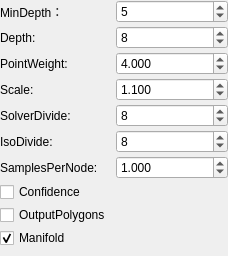
             <widget class="QWidget" name="scrollAreaWidgetContents_2">
              <property name="geometry">
               <rect>
                <x>0</x>
                <y>0</y>
                <width>228</width>
                <height>256</height>
               </rect>
              </property>
              <layout class="QVBoxLayout" name="verticalLayout_3">
               <property name="spacing">
                <number>3</number>
               </property>
               <property name="leftMargin">
                <number>0</number>
               </property>
               <property name="topMargin">
                <number>0</number>
               </property>
               <property name="rightMargin">
                <number>0</number>
               </property>
               <property name="bottomMargin">
                <number>0</number>
               </property>
               <item>
                <layout class="QHBoxLayout" name="horizontalLayout_12">
                 <item>
                  <widget class="QLabel" name="label_11">
                   <property name="text">
                    <string>MinDepth：</string>
                   </property>
                  </widget>
                 </item>
                 <item>
                  <widget class="QSpinBox" name="spin_min_depth">
                   <property name="sizePolicy">
                    <sizepolicy hsizetype="Ignored" vsizetype="Fixed">
                     <horstretch>0</horstretch>
                     <verstretch>0</verstretch>
                    </sizepolicy>
                   </property>
                   <property name="maximumSize">
                    <size>
                     <width>16777215</width>
                     <height>24</height>
                    </size>
                   </property>
                   <property name="toolTip">
                    <string>Set the minimum depth of the tree that will be used for surface reconstruction</string>
                   </property>
                   <property name="prefix">
                    <string/>
                   </property>
                   <property name="maximum">
                    <number>99999</number>
                   </property>
                   <property name="value">
                    <number>5</number>
                   </property>
                  </widget>
                 </item>
                </layout>
               </item>
               <item>
                <layout class="QHBoxLayout" name="horizontalLayout_13">
                 <item>
                  <widget class="QLabel" name="label_12">
                   <property name="text">
                    <string>Depth: </string>
                   </property>
                  </widget>
                 </item>
                 <item>
                  <widget class="QSpinBox" name="spin_depth">
                   <property name="sizePolicy">
                    <sizepolicy hsizetype="Ignored" vsizetype="Fixed">
                     <horstretch>0</horstretch>
                     <verstretch>0</verstretch>
                    </sizepolicy>
                   </property>
                   <property name="maximumSize">
                    <size>
                     <width>16777215</width>
                     <height>24</height>
                    </size>
                   </property>
                   <property name="toolTip">
                    <string>Set the maximum depth of the tree that will be used for surface reconstruction</string>
                   </property>
                   <property name="prefix">
                    <string/>
                   </property>
                   <property name="maximum">
                    <number>99999</number>
                   </property>
                   <property name="value">
                    <number>8</number>
                   </property>
                  </widget>
                 </item>
                </layout>
               </item>
               <item>
                <layout class="QHBoxLayout" name="horizontalLayout_14">
                 <item>
                  <widget class="QLabel" name="label_13">
                   <property name="text">
                    <string>PointWeight: </string>
                   </property>
                  </widget>
                 </item>
                 <item>
                  <widget class="QDoubleSpinBox" name="dspin_point_weight">
                   <property name="sizePolicy">
                    <sizepolicy hsizetype="Ignored" vsizetype="Fixed">
                     <horstretch>0</horstretch>
                     <verstretch>0</verstretch>
                    </sizepolicy>
                   </property>
                   <property name="maximumSize">
                    <size>
                     <width>16777215</width>
                     <height>24</height>
                    </size>
                   </property>
                   <property name="prefix">
                    <string/>
                   </property>
                   <property name="decimals">
                    <number>3</number>
                   </property>
                   <property name="maximum">
                    <double>99999.000000000000000</double>
                   </property>
                   <property name="value">
                    <double>4.000000000000000</double>
                   </property>
                  </widget>
                 </item>
                </layout>
               </item>
               <item>
                <layout class="QHBoxLayout" name="horizontalLayout_15">
                 <item>
                  <widget class="QLabel" name="label_14">
                   <property name="text">
                    <string>Scale: </string>
                   </property>
                  </widget>
                 </item>
                 <item>
                  <widget class="QDoubleSpinBox" name="dspin_scale">
                   <property name="sizePolicy">
                    <sizepolicy hsizetype="Ignored" vsizetype="Fixed">
                     <horstretch>0</horstretch>
                     <verstretch>0</verstretch>
                    </sizepolicy>
                   </property>
                   <property name="maximumSize">
                    <size>
                     <width>16777215</width>
                     <height>24</height>
                    </size>
                   </property>
                   <property name="toolTip">
                    <string>&lt;html&gt;&lt;head/&gt;&lt;body&gt;&lt;p&gt;Set the ratio between the diameter of the cube used for reconstruction and the diameter of the samples' bounding cube.&lt;/p&gt;&lt;/body&gt;&lt;/html&gt;</string>
                   </property>
                   <property name="prefix">
                    <string/>
                   </property>
                   <property name="decimals">
                    <number>3</number>
                   </property>
                   <property name="minimum">
                    <double>1.000000000000000</double>
                   </property>
                   <property name="maximum">
                    <double>99999.000000000000000</double>
                   </property>
                   <property name="value">
                    <double>1.100000000000000</double>
                   </property>
                  </widget>
                 </item>
                </layout>
               </item>
               <item>
                <layout class="QHBoxLayout" name="horizontalLayout_16">
                 <item>
                  <widget class="QLabel" name="label_15">
                   <property name="text">
                    <string>SolverDivide: </string>
                   </property>
                  </widget>
                 </item>
                 <item>
                  <widget class="QSpinBox" name="spin_solver_divide">
                   <property name="maximum">
                    <number>99999</number>
                   </property>
                   <property name="value">
                    <number>8</number>
                   </property>
                  </widget>
                 </item>
                </layout>
               </item>
               <item>
                <layout class="QHBoxLayout" name="horizontalLayout_17">
                 <item>
                  <widget class="QLabel" name="label_16">
                   <property name="text">
                    <string>IsoDivide: </string>
                   </property>
                  </widget>
                 </item>
                 <item>
                  <widget class="QSpinBox" name="spin_iso_divide">
                   <property name="maximum">
                    <number>99999</number>
                   </property>
                   <property name="value">
                    <number>8</number>
                   </property>
                  </widget>
                 </item>
                </layout>
               </item>
               <item>
                <layout class="QHBoxLayout" name="horizontalLayout_18">
                 <item>
                  <widget class="QLabel" name="label_17">
                   <property name="text">
                    <string>SamplesPerNode: </string>
                   </property>
                  </widget>
                 </item>
                 <item>
                  <widget class="QDoubleSpinBox" name="dspin_samples_per_node">
                   <property name="sizePolicy">
                    <sizepolicy hsizetype="Ignored" vsizetype="Fixed">
                     <horstretch>0</horstretch>
                     <verstretch>0</verstretch>
                    </sizepolicy>
                   </property>
                   <property name="maximumSize">
                    <size>
                     <width>16777215</width>
                     <height>24</height>
                    </size>
                   </property>
                   <property name="toolTip">
                    <string>&lt;html&gt;&lt;head/&gt;&lt;body&gt;&lt;p&gt;Set the minimum number of sample points that should fall within an octree node as the octree construction is adapted to sampling density&lt;/p&gt;&lt;p&gt;note: For noise-free samples, small values in the range [1.0 - 5.0] can be used. For more noisy samples, larger values in the range [15.0 - 20.0] may be needed to provide a smoother, noise-reduced, reconstruction.&lt;/p&gt;&lt;/body&gt;&lt;/html&gt;</string>
                   </property>
                   <property name="prefix">
                    <string/>
                   </property>
                   <property name="decimals">
                    <number>3</number>
                   </property>
                   <property name="maximum">
                    <double>999999.000000000000000</double>
                   </property>
                   <property name="value">
                    <double>1.000000000000000</double>
                   </property>
                  </widget>
                 </item>
                </layout>
               </item>
               <item>
                <widget class="QCheckBox" name="check_confidence">
                 <property name="text">
                  <string>Confidence</string>
                 </property>
                </widget>
               </item>
               <item>
                <widget class="QCheckBox" name="check_out_polygons">
                 <property name="text">
                  <string>OutputPolygons</string>
                 </property>
                </widget>
               </item>
               <item>
                <widget class="QCheckBox" name="check_manifold">
                 <property name="text">
                  <string>Manifold</string>
                 </property>
                 <property name="checked">
                  <bool>true</bool>
                 </property>
                </widget>
               </item>
               <item>
                <spacer name="verticalSpacer_7">
                 <property name="orientation">
                  <enum>Qt::Vertical</enum>
                 </property>
                 <property name="sizeHint" stdset="0">
                  <size>
                   <width>20</width>
                   <height>40</height>
                  </size>
                 </property>
                </spacer>
               </item>
              </layout>
             </widget>
